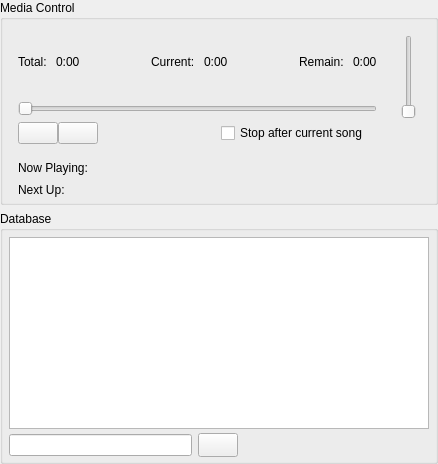
          <widget class="QFrame" name="frame">
           <property name="sizePolicy">
            <sizepolicy hsizetype="Minimum" vsizetype="Preferred">
             <horstretch>0</horstretch>
             <verstretch>0</verstretch>
            </sizepolicy>
           </property>
           <property name="frameShape">
            <enum>QFrame::NoFrame</enum>
           </property>
           <property name="frameShadow">
            <enum>QFrame::Sunken</enum>
           </property>
           <layout class="QVBoxLayout" name="verticalLayout_3">
            <property name="leftMargin">
             <number>0</number>
            </property>
            <property name="topMargin">
             <number>0</number>
            </property>
            <property name="rightMargin">
             <number>0</number>
            </property>
            <property name="bottomMargin">
             <number>0</number>
            </property>
            <item>
             <widget class="QGroupBox" name="groupBox">
              <property name="sizePolicy">
               <sizepolicy hsizetype="Expanding" vsizetype="Fixed">
                <horstretch>0</horstretch>
                <verstretch>0</verstretch>
               </sizepolicy>
              </property>
              <property name="minimumSize">
               <size>
                <width>370</width>
                <height>0</height>
               </size>
              </property>
              <property name="title">
               <string>Media Control</string>
              </property>
              <layout class="QVBoxLayout" name="verticalLayout_4">
               <property name="spacing">
                <number>2</number>
               </property>
               <property name="leftMargin">
                <number>6</number>
               </property>
               <property name="topMargin">
                <number>6</number>
               </property>
               <property name="rightMargin">
                <number>6</number>
               </property>
               <property name="bottomMargin">
                <number>2</number>
               </property>
               <item>
                <widget class="QFrame" name="frame_12">
                 <property name="sizePolicy">
                  <sizepolicy hsizetype="Fixed" vsizetype="Fixed">
                   <horstretch>0</horstretch>
                   <verstretch>0</verstretch>
                  </sizepolicy>
                 </property>
                 <property name="minimumSize">
                  <size>
                   <width>420</width>
                   <height>0</height>
                  </size>
                 </property>
                 <property name="frameShape">
                  <enum>QFrame::NoFrame</enum>
                 </property>
                 <property name="frameShadow">
                  <enum>QFrame::Sunken</enum>
                 </property>
                 <layout class="QHBoxLayout" name="horizontalLayout_10">
                  <property name="spacing">
                   <number>3</number>
                  </property>
                  <property name="leftMargin">
                   <number>0</number>
                  </property>
                  <property name="topMargin">
                   <number>0</number>
                  </property>
                  <property name="rightMargin">
                   <number>0</number>
                  </property>
                  <property name="bottomMargin">
                   <number>0</number>
                  </property>
                  <item>
                   <widget class="QFrame" name="frame_13">
                    <property name="maximumSize">
                     <size>
                      <width>16777215</width>
                      <height>125</height>
                     </size>
                    </property>
                    <property name="frameShape">
                     <enum>QFrame::NoFrame</enum>
                    </property>
                    <property name="frameShadow">
                     <enum>QFrame::Plain</enum>
                    </property>
                    <layout class="QVBoxLayout" name="verticalLayout_8">
                     <property name="leftMargin">
                      <number>0</number>
                     </property>
                     <property name="topMargin">
                      <number>0</number>
                     </property>
                     <property name="rightMargin">
                      <number>0</number>
                     </property>
                     <property name="bottomMargin">
                      <number>9</number>
                     </property>
                     <item>
                      <widget class="QFrame" name="frame_5">
                       <property name="frameShape">
                        <enum>QFrame::NoFrame</enum>
                       </property>
                       <property name="frameShadow">
                        <enum>QFrame::Raised</enum>
                       </property>
                       <layout class="QHBoxLayout" name="horizontalLayout_3">
                        <item>
                         <widget class="QLabel" name="label_3">
                          <property name="text">
                           <string>Total: </string>
                          </property>
                         </widget>
                        </item>
                        <item>
                         <widget class="QLabel" name="labelBmDuration">
                          <property name="text">
                           <string>0:00</string>
                          </property>
                         </widget>
                        </item>
                        <item>
                         <spacer name="horizontalSpacer_5">
                          <property name="orientation">
                           <enum>Qt::Horizontal</enum>
                          </property>
                          <property name="sizeHint" stdset="0">
                           <size>
                            <width>20</width>
                            <height>20</height>
                           </size>
                          </property>
                         </spacer>
                        </item>
                        <item>
                         <widget class="QLabel" name="label_6">
                          <property name="text">
                           <string>Current: </string>
                          </property>
                         </widget>
                        </item>
                        <item>
                         <widget class="QLabel" name="labelBmPosition">
                          <property name="text">
                           <string>0:00</string>
                          </property>
                         </widget>
                        </item>
                        <item>
                         <spacer name="horizontalSpacer_8">
                          <property name="orientation">
                           <enum>Qt::Horizontal</enum>
                          </property>
                          <property name="sizeHint" stdset="0">
                           <size>
                            <width>20</width>
                            <height>20</height>
                           </size>
                          </property>
                         </spacer>
                        </item>
                        <item>
                         <widget class="QLabel" name="label_7">
                          <property name="text">
                           <string>Remain: </string>
                          </property>
                         </widget>
                        </item>
                        <item>
                         <widget class="QLabel" name="labelBmRemaining">
                          <property name="text">
                           <string>0:00</string>
                          </property>
                         </widget>
                        </item>
                       </layout>
                      </widget>
                     </item>
                     <item>
                      <widget class="QFrame" name="frame_6">
                       <property name="sizePolicy">
                        <sizepolicy hsizetype="Preferred" vsizetype="Fixed">
                         <horstretch>0</horstretch>
                         <verstretch>0</verstretch>
                        </sizepolicy>
                       </property>
                       <property name="frameShape">
                        <enum>QFrame::NoFrame</enum>
                       </property>
                       <property name="frameShadow">
                        <enum>QFrame::Raised</enum>
                       </property>
                       <layout class="QVBoxLayout" name="verticalLayout_5">
                        <property name="topMargin">
                         <number>0</number>
                        </property>
                        <property name="bottomMargin">
                         <number>0</number>
                        </property>
                        <item>
                         <widget class="QSlider" name="sliderBmPosition">
                          <property name="focusPolicy">
                           <enum>Qt::NoFocus</enum>
                          </property>
                          <property name="tracking">
                           <bool>true</bool>
                          </property>
                          <property name="orientation">
                           <enum>Qt::Horizontal</enum>
                          </property>
                         </widget>
                        </item>
                        <item>
                         <widget class="QFrame" name="frame_11">
                          <property name="frameShape">
                           <enum>QFrame::NoFrame</enum>
                          </property>
                          <property name="frameShadow">
                           <enum>QFrame::Raised</enum>
                          </property>
                          <layout class="QHBoxLayout" name="horizontalLayout_11">
                           <property name="spacing">
                            <number>0</number>
                           </property>
                           <property name="leftMargin">
                            <number>0</number>
                           </property>
                           <property name="topMargin">
                            <number>0</number>
                           </property>
                           <property name="bottomMargin">
                            <number>0</number>
                           </property>
                           <item>
                            <widget class="QPushButton" name="buttonBmPause">
                             <property name="focusPolicy">
                              <enum>Qt::NoFocus</enum>
                             </property>
                             <property name="toolTip">
                              <string>Pause/unpause playback</string>
                             </property>
                             <property name="text">
                              <string/>
                             </property>
                             <property name="icon">
                              <iconset theme="media-playback-pause">
                               <normaloff>.</normaloff>.</iconset>
                             </property>
                             <property name="iconSize">
                              <size>
                               <width>26</width>
                               <height>26</height>
                              </size>
                             </property>
                             <property name="checkable">
                              <bool>true</bool>
                             </property>
                             <property name="flat">
                              <bool>false</bool>
                             </property>
                            </widget>
                           </item>
                           <item>
                            <widget class="QPushButton" name="buttonBmStop">
                             <property name="focusPolicy">
                              <enum>Qt::NoFocus</enum>
                             </property>
                             <property name="toolTip">
                              <string>Stop playback</string>
                             </property>
                             <property name="text">
                              <string/>
                             </property>
                             <property name="icon">
                              <iconset theme="media-playback-stop">
                               <normaloff>.</normaloff>.</iconset>
                             </property>
                             <property name="iconSize">
                              <size>
                               <width>26</width>
                               <height>26</height>
                              </size>
                             </property>
                             <property name="flat">
                              <bool>false</bool>
                             </property>
                            </widget>
                           </item>
                           <item>
                            <spacer name="horizontalSpacer_2">
                             <property name="orientation">
                              <enum>Qt::Horizontal</enum>
                             </property>
                             <property name="sizeHint" stdset="0">
                              <size>
                               <width>50</width>
                               <height>20</height>
                              </size>
                             </property>
                            </spacer>
                           </item>
                           <item>
                            <widget class="QCheckBox" name="checkBoxBmBreak">
                             <property name="focusPolicy">
                              <enum>Qt::NoFocus</enum>
                             </property>
                             <property name="toolTip">
                              <string>Stop playlist after the current song finishes</string>
                             </property>
                             <property name="text">
                              <string>Stop after current song</string>
                             </property>
                            </widget>
                           </item>
                          </layout>
                         </widget>
                        </item>
                       </layout>
                      </widget>
                     </item>
                    </layout>
                   </widget>
                  </item>
                  <item>
                   <widget class="QFrame" name="frame_14">
                    <property name="frameShape">
                     <enum>QFrame::NoFrame</enum>
                    </property>
                    <property name="frameShadow">
                     <enum>QFrame::Raised</enum>
                    </property>
                    <layout class="QHBoxLayout" name="horizontalLayout_5">
                     <property name="spacing">
                      <number>0</number>
                     </property>
                     <property name="leftMargin">
                      <number>0</number>
                     </property>
                     <property name="topMargin">
                      <number>0</number>
                     </property>
                     <property name="rightMargin">
                      <number>0</number>
                     </property>
                     <property name="bottomMargin">
                      <number>0</number>
                     </property>
                     <item>
                      <widget class="QFrame" name="frame_15">
                       <property name="frameShape">
                        <enum>QFrame::NoFrame</enum>
                       </property>
                       <property name="frameShadow">
                        <enum>QFrame::Plain</enum>
                       </property>
                       <layout class="QVBoxLayout" name="verticalLayout_19">
                        <item>
                         <widget class="VolSlider" name="sliderBmVolume">
                          <property name="minimumSize">
                           <size>
                            <width>22</width>
                            <height>22</height>
                           </size>
                          </property>
                          <property name="baseSize">
                           <size>
                            <width>22</width>
                            <height>22</height>
                           </size>
                          </property>
                          <property name="focusPolicy">
                           <enum>Qt::NoFocus</enum>
                          </property>
                          <property name="maximum">
                           <number>100</number>
                          </property>
                          <property name="orientation">
                           <enum>Qt::Vertical</enum>
                          </property>
                          <property name="invertedAppearance">
                           <bool>false</bool>
                          </property>
                          <property name="invertedControls">
                           <bool>false</bool>
                          </property>
                         </widget>
                        </item>
                        <item>
                         <widget class="QLabel" name="labelVolumeBm">
                          <property name="sizePolicy">
                           <sizepolicy hsizetype="Fixed" vsizetype="Fixed">
                            <horstretch>0</horstretch>
                            <verstretch>0</verstretch>
                           </sizepolicy>
                          </property>
                          <property name="minimumSize">
                           <size>
                            <width>22</width>
                            <height>22</height>
                           </size>
                          </property>
                          <property name="baseSize">
                           <size>
                            <width>22</width>
                            <height>22</height>
                           </size>
                          </property>
                          <property name="text">
                           <string/>
                          </property>
                          <property name="pixmap">
                           <pixmap resource="resources.qrc">:/theme/Icons/okjbreeze-dark/actions/16/player-volume.svg</pixmap>
                          </property>
                         </widget>
                        </item>
                       </layout>
                      </widget>
                     </item>
                    </layout>
                   </widget>
                  </item>
                 </layout>
                </widget>
               </item>
               <item>
                <widget class="QFrame" name="frame_4">
                 <property name="frameShape">
                  <enum>QFrame::NoFrame</enum>
                 </property>
                 <property name="frameShadow">
                  <enum>QFrame::Plain</enum>
                 </property>
                 <layout class="QHBoxLayout" name="horizontalLayout_2">
                  <property name="topMargin">
                   <number>3</number>
                  </property>
                  <property name="bottomMargin">
                   <number>3</number>
                  </property>
                  <item>
                   <widget class="QLabel" name="label">
                    <property name="sizePolicy">
                     <sizepolicy hsizetype="Minimum" vsizetype="Preferred">
                      <horstretch>0</horstretch>
                      <verstretch>0</verstretch>
                     </sizepolicy>
                    </property>
                    <property name="text">
                     <string>Now Playing:</string>
                    </property>
                    <property name="alignment">
                     <set>Qt::AlignLeading|Qt::AlignLeft|Qt::AlignTop</set>
                    </property>
                   </widget>
                  </item>
                  <item>
                   <widget class="QLabel" name="labelBmPlaying">
                    <property name="sizePolicy">
                     <sizepolicy hsizetype="MinimumExpanding" vsizetype="Preferred">
                      <horstretch>0</horstretch>
                      <verstretch>0</verstretch>
                     </sizepolicy>
                    </property>
                    <property name="frameShape">
                     <enum>QFrame::NoFrame</enum>
                    </property>
                    <property name="text">
                     <string/>
                    </property>
                    <property name="scaledContents">
                     <bool>false</bool>
                    </property>
                    <property name="wordWrap">
                     <bool>true</bool>
                    </property>
                   </widget>
                  </item>
                 </layout>
                </widget>
               </item>
               <item>
                <widget class="QFrame" name="frame_16">
                 <property name="frameShape">
                  <enum>QFrame::NoFrame</enum>
                 </property>
                 <property name="frameShadow">
                  <enum>QFrame::Plain</enum>
                 </property>
                 <layout class="QHBoxLayout" name="horizontalLayout_6">
                  <property name="topMargin">
                   <number>3</number>
                  </property>
                  <property name="bottomMargin">
                   <number>3</number>
                  </property>
                  <item>
                   <widget class="QLabel" name="label_13">
                    <property name="sizePolicy">
                     <sizepolicy hsizetype="Minimum" vsizetype="Preferred">
                      <horstretch>0</horstretch>
                      <verstretch>0</verstretch>
                     </sizepolicy>
                    </property>
                    <property name="text">
                     <string>Next Up:</string>
                    </property>
                    <property name="alignment">
                     <set>Qt::AlignLeading|Qt::AlignLeft|Qt::AlignTop</set>
                    </property>
                   </widget>
                  </item>
                  <item>
                   <widget class="QLabel" name="labelBmNext">
                    <property name="sizePolicy">
                     <sizepolicy hsizetype="MinimumExpanding" vsizetype="Preferred">
                      <horstretch>0</horstretch>
                      <verstretch>0</verstretch>
                     </sizepolicy>
                    </property>
                    <property name="text">
                     <string/>
                    </property>
                    <property name="wordWrap">
                     <bool>true</bool>
                    </property>
                   </widget>
                  </item>
                 </layout>
                </widget>
               </item>
              </layout>
             </widget>
            </item>
            <item>
             <widget class="QGroupBox" name="groupBox_2">
              <property name="sizePolicy">
               <sizepolicy hsizetype="Preferred" vsizetype="MinimumExpanding">
                <horstretch>0</horstretch>
                <verstretch>0</verstretch>
               </sizepolicy>
              </property>
              <property name="title">
               <string>Database</string>
              </property>
              <layout class="QVBoxLayout" name="verticalLayout_6">
               <property name="spacing">
                <number>2</number>
               </property>
               <property name="leftMargin">
                <number>6</number>
               </property>
               <property name="topMargin">
                <number>6</number>
               </property>
               <property name="rightMargin">
                <number>6</number>
               </property>
               <property name="bottomMargin">
                <number>2</number>
               </property>
               <item>
                <widget class="QTableView" name="tableViewBmDb">
                 <property name="frameShape">
                  <enum>QFrame::StyledPanel</enum>
                 </property>
                 <property name="frameShadow">
                  <enum>QFrame::Sunken</enum>
                 </property>
                 <property name="editTriggers">
                  <set>QAbstractItemView::NoEditTriggers</set>
                 </property>
                 <property name="showDropIndicator" stdset="0">
                  <bool>false</bool>
                 </property>
                 <property name="dragEnabled">
                  <bool>true</bool>
                 </property>
                 <property name="dragDropMode">
                  <enum>QAbstractItemView::DragOnly</enum>
                 </property>
                 <property name="alternatingRowColors">
                  <bool>true</bool>
                 </property>
                 <property name="selectionMode">
                  <enum>QAbstractItemView::ExtendedSelection</enum>
                 </property>
                 <property name="selectionBehavior">
                  <enum>QAbstractItemView::SelectRows</enum>
                 </property>
                 <property name="verticalScrollMode">
                  <enum>QAbstractItemView::ScrollPerPixel</enum>
                 </property>
                 <property name="horizontalScrollMode">
                  <enum>QAbstractItemView::ScrollPerPixel</enum>
                 </property>
                 <property name="showGrid">
                  <bool>false</bool>
                 </property>
                 <property name="sortingEnabled">
                  <bool>true</bool>
                 </property>
                 <attribute name="horizontalHeaderCascadingSectionResizes">
                  <bool>true</bool>
                 </attribute>
                 <attribute name="horizontalHeaderShowSortIndicator" stdset="0">
                  <bool>true</bool>
                 </attribute>
                 <attribute name="horizontalHeaderStretchLastSection">
                  <bool>false</bool>
                 </attribute>
                 <attribute name="verticalHeaderVisible">
                  <bool>false</bool>
                 </attribute>
                 <attribute name="verticalHeaderShowSortIndicator" stdset="0">
                  <bool>true</bool>
                 </attribute>
                </widget>
               </item>
               <item>
                <widget class="QFrame" name="frame_17">
                 <property name="frameShape">
                  <enum>QFrame::NoFrame</enum>
                 </property>
                 <property name="frameShadow">
                  <enum>QFrame::Plain</enum>
                 </property>
                 <layout class="QHBoxLayout" name="horizontalLayout_7">
                  <property name="leftMargin">
                   <number>0</number>
                  </property>
                  <property name="topMargin">
                   <number>2</number>
                  </property>
                  <property name="bottomMargin">
                   <number>2</number>
                  </property>
                  <item>
                   <widget class="CustomLineEdit" name="lineEditBmSearch"/>
                  </item>
                  <item>
                   <widget class="QPushButton" name="buttonBmSearch">
                    <property name="minimumSize">
                     <size>
                      <width>24</width>
                      <height>24</height>
                     </size>
                    </property>
                    <property name="baseSize">
                     <size>
                      <width>24</width>
                      <height>24</height>
                     </size>
                    </property>
                    <property name="focusPolicy">
                     <enum>Qt::NoFocus</enum>
                    </property>
                    <property name="toolTip">
                     <string>Search</string>
                    </property>
                    <property name="text">
                     <string/>
                    </property>
                    <property name="icon">
                     <iconset theme="edit-find">
                      <normaloff>.</normaloff>.</iconset>
                    </property>
                    <property name="iconSize">
                     <size>
                      <width>32</width>
                      <height>32</height>
                     </size>
                    </property>
                   </widget>
                  </item>
                  <item>
                   <spacer name="horizontalSpacer_3">
                    <property name="orientation">
                     <enum>Qt::Horizontal</enum>
                    </property>
                    <property name="sizeHint" stdset="0">
                     <size>
                      <width>40</width>
                      <height>20</height>
                     </size>
                    </property>
                   </spacer>
                  </item>
                 </layout>
                </widget>
               </item>
              </layout>
             </widget>
            </item>
           </layout>
          </widget>
